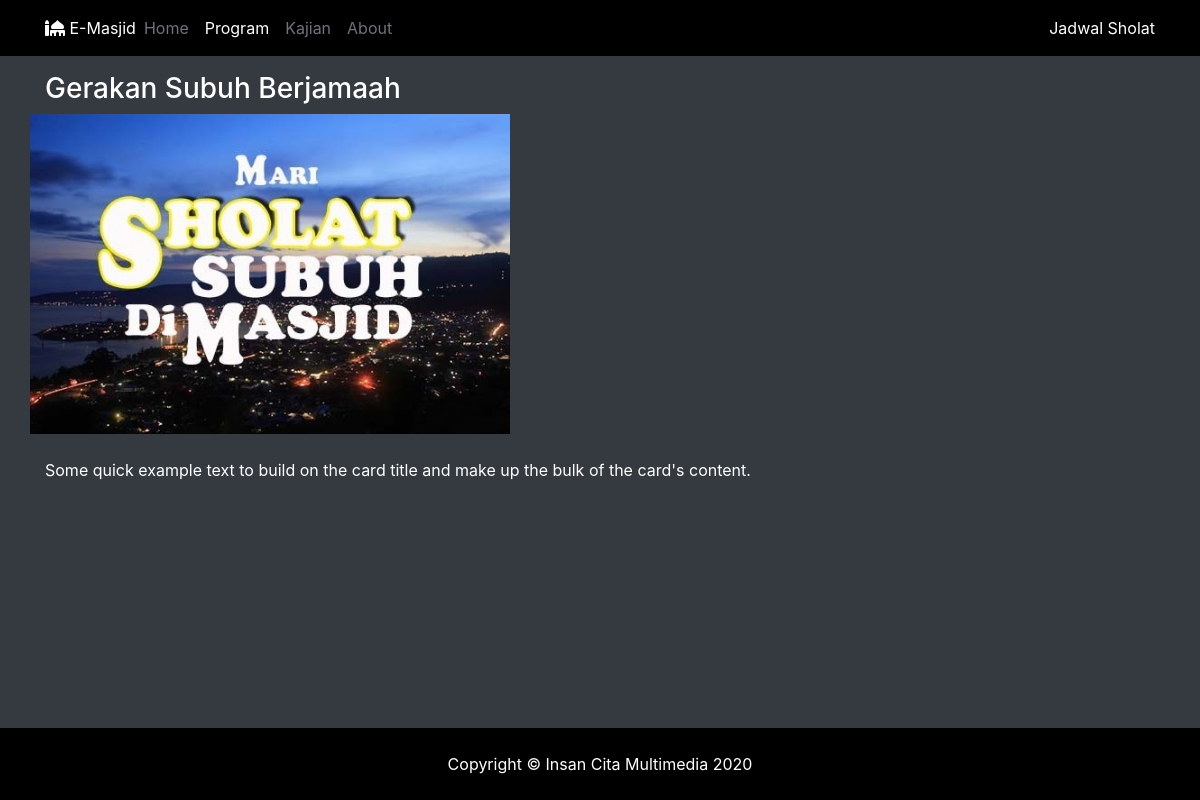
The page /home/detailprogram/1 on the database its author committed.
### tables this page shows
CREATE TABLE `program` (
  `id` int(11) NOT NULL,
  `title` varchar(128) NOT NULL,
  `desc` text NOT NULL,
  `image` varchar(128) NOT NULL
);

### application/controllers/Home.php (called while the page is built, shortened)
<?php
class Home extends CI_Controller
{
  public function __construct()
  {
    $this->db->get('masjid')->row_array();
    $this->load->model('Website_model', 'Website');
  }
  public function detailprogram($id)
  {
    $data['program'] = $this->db->get('program')->row_array();
    $data['program'] = $this->Website->getProgramById($id);
    $this->load->view('home/detailprogram', $data);
  }
}

### index.php (called while the page is built, shortened)
<?php
require_once BASEPATH.'core/CodeIgniter.php';

### application/models/Website_model.php (called while the page is built, shortened)
<?php
class Website_model extends CI_Model
{
  public function getProgramById($id)
  {
    return $this->db->get_where('program', ['id' => $id])->row_array();
  }
}

### application/views/home/detailprogram.php (the view, shortened to what this page needs)
<!DOCTYPE html>
<html lang="en">
<head>
  <link href="<?= base_url(); ?>assets/vendor/fontawesome-free/css/all.min.css" rel="stylesheet" type="text/css">
  <link rel="stylesheet" href="https://stackpath.bootstrapcdn.com/bootstrap/4.5.0/css/bootstrap.min.css">
  <link href="<?= base_url(); ?>assets/css/style.css" rel="stylesheet">
</head>
<body style='background: #343A40'>
  <nav class="navbar navbar-expand-lg fixed-top" style="background-color: #000;">
    <div id="#back-to-top" class="container">
      <a class="navbar-brand-disable text-white"><i class="fas fa-mosque"></i> E-Masjid</a>
      <div class="collapse navbar-collapse" id="navbarText">
        <ul class="navbar-nav mr-auto">
          <li class="nav-item active">
            <a class="nav-link text-secondary" href="<?= base_url(); ?>home#home">Home</a>
          </li>
          <li class="nav-item">
            <a class="nav-link text-white" href="<?= base_url(); ?>home#program">Program</a>
          </li>
          <li class="nav-item">
            <a class="nav-link text-secondary" href="<?= base_url(); ?>home#kajian">Kajian</a>
          </li>
          <li class="nav-item">
            <a class="nav-link text-secondary" href="<?= base_url(); ?>home#about">About</a>
          </li>
        </ul>
        <span class="nav-text">
          <a class="nav text-white" href="<?= base_url(); ?>home#jadwalsholat">Jadwal Sholat</a>
        </span>
      </div>
    </div>
  </nav>
  <div class="container mt-5">
    <br>
    <h3 class="text-white"><?= $program['title']; ?></h3>
    <div class="row">
      <img src=" <?= base_url(); ?>/assets/img/program/<?= $program['image']; ?>" class="img-detail-event mt-0" style="width: 30rem;">
    </div>
    <p class="text-white justify-content-center">
      <br><?= $program['desc']; ?>
    </p>
  </div>
  <footer class="sticky-footer py-4" style="background-color: #000; position: fixed; left: 0; bottom: 0; width: 100%; color: white; text-align: center;">
    <div class="container my-auto">
      <div class="copyright text-center my-auto text-white">
        <span>Copyright &copy; Insan Cita Multimedia <?= date('Y'); ?></span>
      </div>
    </div>
  </footer>
</body>
</html>

### rows shown on the page
program: title "Gerakan Subuh Berjamaah", image (picture), desc "Some quick example text to build on the card title and make up the bulk of the card's content."
